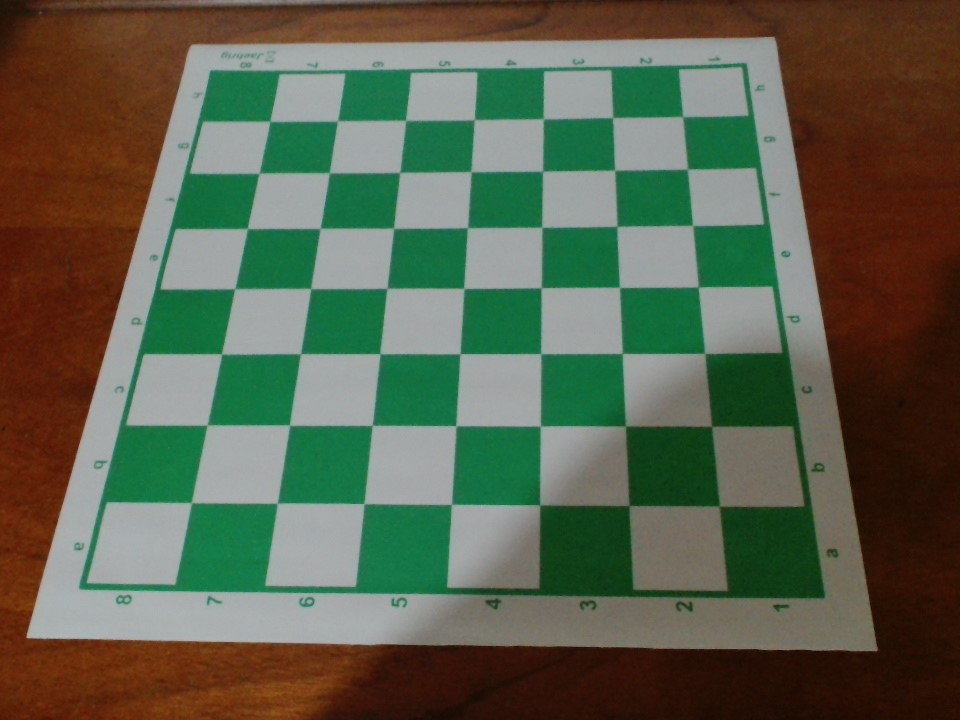
#> input picture deteccao-de-tabuleiro/img6.jpg, 960 x 720 px
$ jupyter execute detec_tabuleiro.ipynb
#> lines starting #> are read from the running program, lines starting #| are printed output that depends on the picture; after the words box and inside, x2 and y2 are one past the last pixel; in counts of white or black regions, pixels touching at a corner belong together
## Detectando um tabuleiro de xadrez

Objetivos:
* Fazer um algoritmo que detecta um tabuleiro de xadrez e suas casas
* Mostrar o perímetro do tabuleiro
* Ter uma opção de mudar a cor de uma casa quando selecionada

### Índice

#### 1) Imagem
#### 2) Canny Edge Detection
1) Filtragem de ruídos
2) Encontrando gradiente de intensidade da imagem
3) Non-Maximum Surpression
4) Difinindo uma limite maior e menor
#### 3) Hough Line Tranform
#### 4) Calculando Interseções
1) Convertendo equação polar para cartesiana
2) Encontrando a interseção entre duas retas
3) Calculando todos os pontos
4) Cortando a imagem nos limites do tabuleiro
#### 5) Identificando Cada Casa Do Tabuleiro
1) 81 primeiros pontos
2) Dicionário com as casas
3) Identificando casas

[cell 1]
# Importações

import cv2 as cv
import matplotlib.pyplot as plt
import math
import numpy as np
from typing import List, Tuple, Dict
from collections import Counter

[cell 2]
# Tabuleiro

img_original = cv.imread('img6.jpg')
#> img_original is the input picture: shape (720, 960, 3); mean B, G, R 76.7, 96.7, 90.4

[cell 3]
# Exibindo tabuleiro

img_original = cv.cvtColor(img_original, cv.COLOR_BGR2RGB)
img_pts = img_original
img_limites = img_original

plt.figure(figsize=(4,3))
plt.imshow(img_original)
plt.xticks([]); plt.yticks([])
plt.show()

[cell 4]
# Convertendo a imagem para cinza a fim de reduzir o processamento

img = cv.cvtColor(img_original, cv.COLOR_BGR2GRAY)
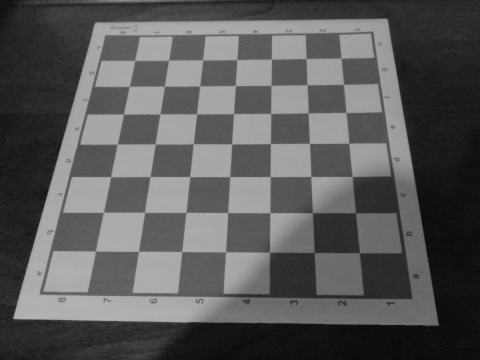
#> img: shape (720, 960) (shown at 1/2 size); min 7, max 183, mean 90

plt.figure(figsize=(4,3))
plt.imshow(img, cmap='gray')
plt.xticks([]); plt.yticks([])
plt.show()

## Canny Edge Detection

Este é um método de detecção de bordas criado por John Canny em 1986. Ele funciona baseado em 4 tecnicas que ocorrem em sequência a fim de detectar bordas em uma imagem.

#### 1) Filtragem de ruidos

Primeiro é aplicado um filtro gaussiano na imagem que vai sua retirar pequenos ruidos e preservar as bordas.

O que esse filtro faz é multiplicar o pixel e os pixels ao redor por uma matriz com uma distribuição gaussiana (normal) e substituir o pixel pela média dos valores resultantes da multiplicação das matrizes.

Exemplo de matriz com distribuição gaussiana:

Exemplo de imagem com o filtro aplicado

#### 2) Encontrar o gradiente de intensidade da imagem

Para isso é usado um procedimento análogo ao Sobel que calcula a intensidade da variação de claro para escuro (O quão forte é essa variação) e também direção dessa variação. Assim é possível estimar uma transição claro-escuro e sua direção. Como essas variações correspondem a fronteiras em objetos, é possível definir contornos.

Isso é feito por meio de multiplicações entre cada pixel da imagem e duas matrizes: Gx e Gy. A Gx calcula o gradientes horizontais e a Gy calcula os gradientes verticais.

Então é usado a seguinte fórmula para calcular o gradiente de intensidade x e y (G) e sua direção (θ).

Por fim a direção é arredondada para um dos seguintes ângulos: 0, 45, 90, 135

#### 3) Non-maximum suppression

Essa técnica remove os pixels que não fazem parte de uma borda, assim as bordas serão do tamanho de um pixel. Ela compara os pixels que estão lado a lado e que tem a mesma direção da borda para saber qual pixel melhor define a borda.

### 4) Definir um limite maior e um menor.

O que acontece é o seguinte, se um pixel é maior que o limite maior, então esse pixel é uma borda. Se um pixel está no meio dos dois limites e se conecta com um pixel que está acima do limite maior, então esse pixel também é uma borda. Agora, se o pixel está abaixo do limite menor, ou entre o limite maior e menor e não se conecta com outro pixel acima do limite maior, então ele não é considerado uma borda. As recomendações do Canny é que os ratios dos limites fique entre 2:1 e 3:1.

No exemplo abaixo apenas a linha A e a linha BC são consideradas bordas

[cell 5]
# Detectando as bordas da imagem com a função Canny

bordas = cv.Canny(img, 130, 300) # fiquei testando vários parâmetros até encontrar um bom
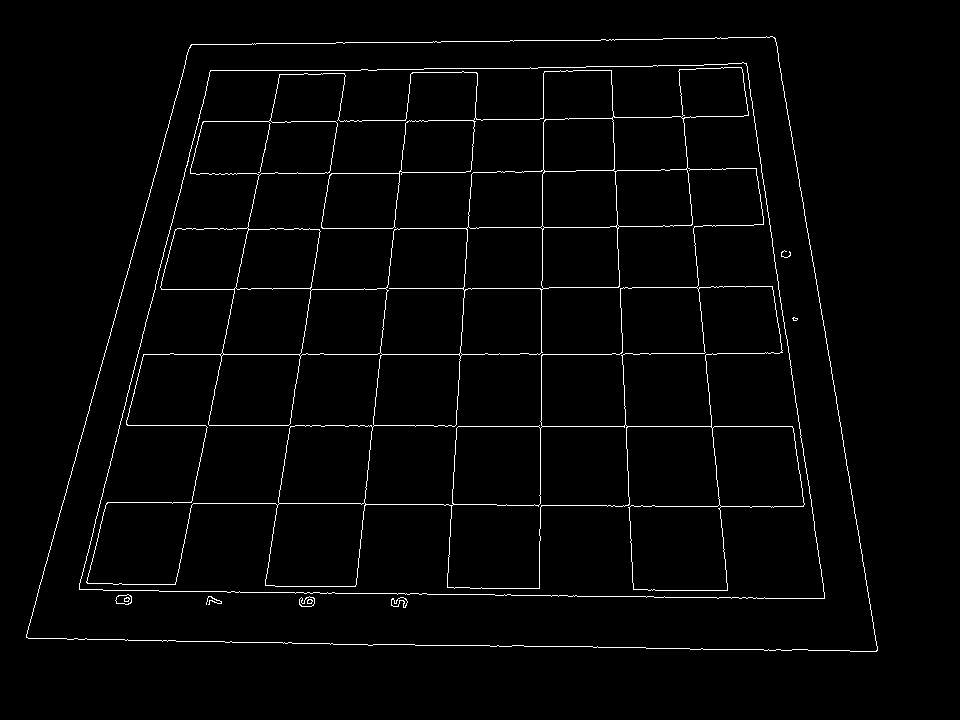
#> bordas: shape (720, 960); 2.1% white in thin lines or dots, all inside (x1, y1, x2, y2) = (26, 36, 878, 652)
plt.figure(figsize=(4,3))
plt.imshow(bordas, cmap='gray')
plt.xticks([]); plt.yticks([])
plt.show()

## Hough Line Transform

Geralmente ume reta é representada pela seguinte fórmula y = ax + b; mas ela também pode ser representada pela equação polar r = xcos(θ) + ysen(θ) que é mais conveniente para encontrar linhas em uma imagem. Na fórmula polar r é a distância que uma reta a 90° com a reta faz com o centro do plano e θ é o ângulo dessa de reta r com as abscissas. Portanto, qualquer reta pode ser representada com esses dois termos (r, θ)

Para começar, o método HoughLines cria um array do numpy (matriz) com vários zeros para somar os r e θ (r = linhas, θ = colunas). O tamanho da matriz é diretamente ralacionado com a precisão desse método, sendo que uma matriz maior pode guardar mais possibilidades de retas. Então ele substitui os θ por números de 0 a 180, que são as possibilidades de angulos, e encontra todos os pares r e θ (no caso retas) que um determinado ponto pode ter e guarda esses valores na matriz que acumula as retas.

Por fim, é passado um threshold (limite) para o método que nada mais é do que o número de pontos mínimos que uma reta tem que ter para ser considerada. Assim, todas as retas que tiveram mais "votos" do que o limite na matriz serão retornadas pelo método.

[cell 6]
# Fazendo uma transformada de linhas Hough
nova_img = img_original
linhas = cv.HoughLines(bordas,rho=1,theta=np.pi/180,threshold=120)
#> linhas = 47 rows, first 8: [354, 1.57], [637, 1.59], [426, 1.57], [415, 0.105], [352, 0.157], [288, 1.57], [128, 1.55], [50, 1.55]
# rho = distância em pixels; theta = angulo em radianos
# ainda preciso testar qual o threshold mais apropriado para detectar as linhas do tabuleiro

for linha in linhas: # forma de desenhar linhas sugerida pela documentação da função
    rho,theta = linha[0]
    a = np.cos(theta)
    b = np.sin(theta)
    x0 = a*rho
    y0 = b*rho
    x1 = int(x0 + 1000*(-b))
    y1 = int(y0 + 1000*(a))
    x2 = int(x0 - 1000*(-b))
    y2 = int(y0 - 1000*(a))

    cv.line(nova_img,(x1,y1),(x2,y2),(0,0,255),2)
#> this loop made 47 passes
#> (rho, theta, a, b, x0, y0, x1, y1) on passes 1 to 8: (354, 1.57, -4.37e-08, 1, -1.55e-05, 354, -1000, 353), (637, 1.59, -0.0175, 1, -11.12, 636.9, -1010, 619), (426, 1.57, -4.37e-08, 1, -1.86e-05, 426, -1000, 425), (415, 0.105, 0.995, 0.105, 412.7, 43.38, 308, 1037), (352, 0.157, 0.988, 0.156, 347.7, 55.06, 191, 1042), (288, 1.57, -4.37e-08, 1, -1.26e-05, 288, -1000, 287), (128, 1.55, 0.0175, 1, 2.23, 128, -997, 145), (50, 1.55, 0.0175, 1, 0.873, 49.99, -998, 67)
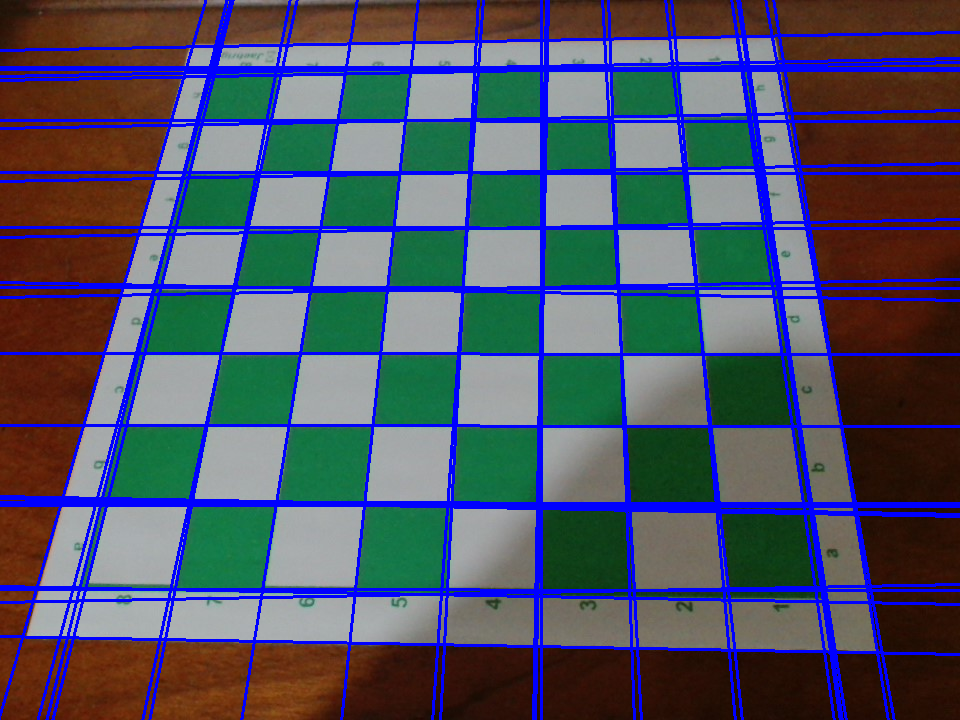
#> nova_img: shape (720, 960, 3); mean R, G, B 76.9, 81.6, 101.5

plt.figure(figsize=(4,3))
plt.imshow(nova_img)
plt.xticks([]); plt.yticks([])
plt.show()

[cell 7]
# Exibindo linhas
print(len(linhas))
#| 47
for line in linhas:
    print(line[0])
#> this loop made 47 passes
#> (printed output is left out)

# linhas = [[[1,1]], [[2,2]]]

Eu estava com problemas para calcular apenas uma linha que representasse a borda do tabuleiro, em algumas imagens funcionava e em outras não (algumas bordas ficavam com mais de uma linha e outras nenhuma). Então eu resolvi abaixar o threshold do HoughLines e calcular várias linhas. Agora vou calcular a média das linhas que estão próximas para que fique apenas uma linha representando a borda do tabuleiro.

* Função para agrupar as linhas

    * Criar uma lista de grupos de linhas
    * Pegar a primeira linha das linhas e comparar com as linhas dos grupos de linhas
    * Se a o r_linha - r_cada_linha_grupo e theta_linha - theta_cada_linha_grupo for menor que um certo limite, a linha é adicionada no grupo
    * Se não, a é criado um novo grupo para aquela linha
    * Fazer isso com todas as linhas
    * No final teremos uma lista com vários grupos de linhas onde as linhas com r e theta estarão nos mesmos grupos

* Função para definir a linha média
    * Criar uma nova lista em que se um grupo tem apenas uma linha ela é automaticamente adicionada na lista e se há mais de uma linha no grupo, então é calculado o r e theta médio de cada linha do grupo

[cell 8]
def agrupar_linhas_parecidas(linhas: List[List[List[float]]], r_limite: int,
                              theta_limite: float) -> List[List[Tuple[np.float32]]]:
    """Essa função recebe uma lista de linhas do HoughLines e agrupa
    todas as linhas que estiverem próximas. Essa proximidade é calculada
    através de dois parâmetros: r_limite e theta_limite."""
#> called with linhas = array of shape (47, 1, 2), r_limite = 14, theta_limite = 0.0873

    grupos = []

    for linha in linhas:
        r_linha, theta_linha = linha[0]
        linha_adicionada = False
        for grupo in grupos:
            for r_grupo, theta_grupo in grupo:
                if abs(r_linha - r_grupo) <= r_limite and abs(theta_linha - theta_grupo) <= theta_limite:
                    grupo.append((r_linha, theta_linha))
                    linha_adicionada = True
                    break
            if linha_adicionada:
                break

        if linha_adicionada == False:
            grupos.append([(r_linha, theta_linha)])
#> this loop made 47 passes
#> after the loop, grupo = [(506, 1.57), (503, 1.57), (497, 1.59), (499, 1.59)]; grupos = 22 items

    return grupos

resultado = agrupar_linhas_parecidas(linhas, 14, np.pi/36)
#> resultado = 22 items
print(resultado)
#> (printed output is left out)

[cell 9]
def linha_media(lista: List[List[Tuple]]) -> List[Tuple]:
    """Essa função recebes as linhas da função
    agrupar_linhas_parecidas e retorna uma lista
    com a linha média de cada grupo"""
    lista_linhas_medias = []
    for l in lista:
        rs = [i[0] for i in l]
        thetas = [t[1] for t in l]
        r = sum(rs) / len(rs)
        theta = sum(thetas) / len(thetas)
        lista_linhas_medias.append(([r, theta]))
#> this loop made 22 passes
#> (l, rs, thetas, r, theta) on passes 6, 7, 9: ([(288, 1.57), (297, 1.55), (283, 1.59)], [288, 297, 283], [1.57, 1.55, 1.59], 289.3, 1.57), ([(128, 1.55), (121, 1.57)], [128, 121], [1.55, 1.57], 124.5, 1.56), ([(228, 1.57), (237, 1.55)], [228, 237], [1.57, 1.55], 232.5, 1.56)

    return lista_linhas_medias

linhas = linha_media(resultado)
print(linhas)
#> (printed output is left out)
print(len(linhas))
#| 22

## Calculando as interseções:

* Converter linha polar para forma cartesiana
* Calcular interseção de duas linhas na forma cartesiana (sistema linear)
* Calcular interseção para todas as possibilidades de linhas

A equação polar de uma reta é dada por r = xcos(θ) + ysen(θ) em que r é distância perpendicular do (0,0) até a reta e θ é o angulo de inclinaçao com o eixo x em radianos.

Forma cartesiana é ax + by + c = 0

rearranjando = xcos(θ) + ysen(θ) -r = 0 (no caso a = cos(θ), b = sen(θ), c = -r)

#### 1) Convertendo equação polar para cartesiana

[cell 10]
# x = rho * cos(theta)
# y = rho * sin(theta)
# 0 = ax + by + c

def polarparacartesiana(rho, theta):
    """Essa função recebe os parâmetros de uma equação polar
    e transforma em parâmetros de uma equação cartesiana."""

    a = math.cos(theta)
    b = math.sin(theta)
    c = -rho

    return a, b, c

#### 2) Encontrando a interseção entre duas retas:

Para isso deve-se resorver o sistema de equações:

ax + by + c = 0

dx + ey + f = 0

O resultado dos valores de x e y serão as coordenadas onde as retas se encontram

Resolvendo o sistema com a regra de Cramer

* se o determinante der zero, então não há interseção

P(x,y) = interseção

[cell 11]
def intersecoes(reta1, reta2):
    """Essa função recebe duas retas e verifica
    se há uma interseção entre elas, se existir
    ela retorna essa interseção."""

    rho1, theta1 = reta1
    rho2, theta2 = reta2

    a1, b1, c1 = polarparacartesiana(rho1, theta1)
    a2, b2, c2 = polarparacartesiana(rho2, theta2)

    determinante = (a1 * b2) - (b1 * a2)
    if determinante == 0:
        return None

    dx = (-c1 * b2) - (-c2 * b1)
    dy = (-c2 * a1) - (-c1 * a2)
    x = int(dx / determinante)
    y = int(dy / determinante)

    return x, y

#### 3) Calculando todos os pontos

[cell 12]
def todosospontos(linhas):
    """Essa função recebe uma lista de linhas e
    retorna os pontos de  interseções entre elas."""

    pontos = []
    assert linhas is not None

    linhas = [linha for linha in linhas]
    for i in range(len(linhas)):
        for j in range(i + 1, len(linhas)):
            ponto = intersecoes(linhas[i], linhas[j])
            if ponto: pontos.append(ponto)
#> this loop made 22 passes

    return pontos

[cell 13]
pts = todosospontos(linhas)

[cell 14]
pts = [i for i in pts if (i[0] > 0) and (i[1] > 0) and (i[0] < 1000) and (i[1] < 1000)]
xs = [x[0] for x in pts]
ys = [x[1] for x in pts]
plt.scatter(xs, ys)
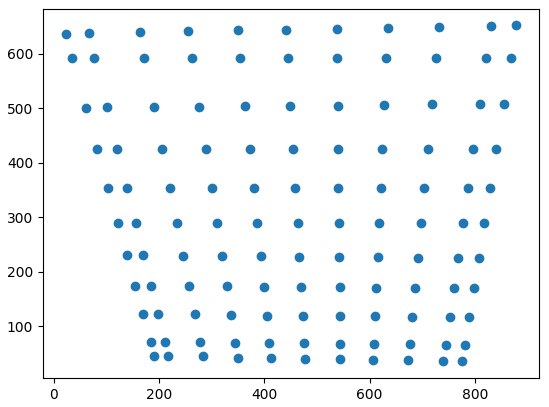
#> figure drawn by matplotlib, 1 panel

#### 4) Cortando a imagem nos limites do tabuleiro

* Organizar todos os pontos do menor y para o maior y
* Pegar os 11 menores e organizar do menor x para o maior x
* Pegar o primeiro e o último
* Pegar os 11 maiores e organizar do menorx para o maior x
* Pegar o primeiro e o último

[cell 15]
# Organizando os pontos

pts = sorted(pts, key= lambda y: y[1])

# a função interseções calculou algumas interseções fora da imagem/negativas,
# então primeiro vamos tirar os pontos negativos ou fora da imagem:
pts = [i for i in pts if (i[0] > 0) and (i[1] > 0) and (i[0] < 1000) and (i[1] < 1000)]

pts_11menores = pts[:11]
pts_11menores = sorted(pts_11menores, key= lambda x: x[0])

pts_11maiores = pts[-11:]
pts_11maiores = sorted(pts_11maiores, key= lambda x: x[0])

# Pontos
pt1 = pts_11menores[0]
pt2 = pts_11menores[-1]
pt3 = pts_11maiores[0]
pt4 = pts_11maiores[-1]

[cell 16]
print(pts)
#> (printed output is left out)

[cell 17]
print(pt1, pt2, pt3, pt4)
#| (191, 46) (776, 36) (22, 637) (879, 652)

[cell 18]
# Desenhando linhas nos limites do tabuleiro

cv.line(img_original, pt1, pt2, color=(255, 0, 0), thickness=3)
cv.line(img_original, pt2, pt4, color=(255, 0, 0), thickness=3)
cv.line(img_original, pt4, pt3, color=(255, 0, 0), thickness=3)
cv.line(img_original, pt3, pt1, color=(255, 0, 0), thickness=3)
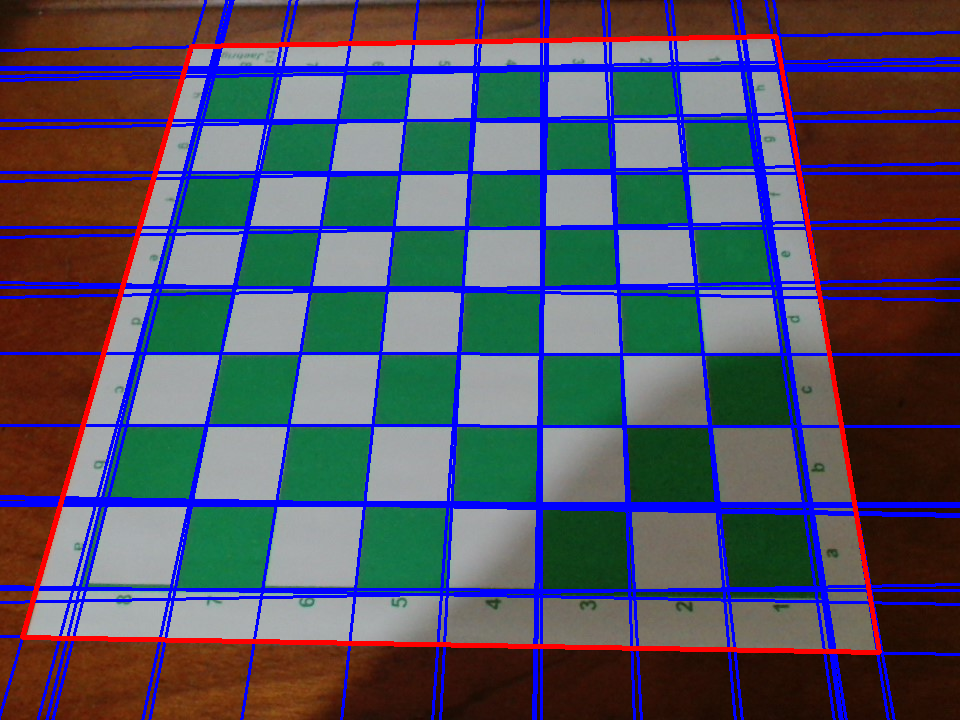
#> img_original: shape (720, 960, 3); mean R, G, B 81.2, 81.1, 97.8

plt.figure(figsize=(4,3))
plt.imshow(img_original, cmap='gray')
plt.xticks([]); plt.yticks([])
plt.show()

[cell 19]
# Função para cortar a imagem

img_cortada = img_limites[pt2[1]-5:pt4[1]+5, pt3[0]-5:pt4[0]+5]
#> (the rest of the program and of its run is left out)
